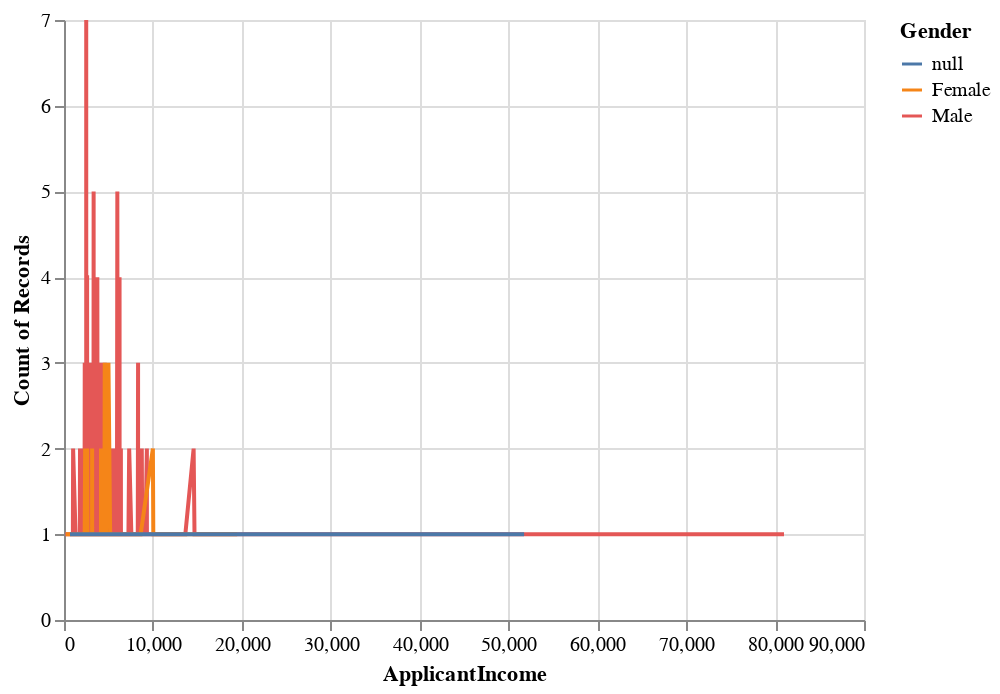

The cell this chart's notebook holds for it:
### Code cell
alt.Chart(df).mark_line().encode(
    x='ApplicantIncome',
    y='count(Gender):Q',
    color='Gender:N'
)

### Figure 1 — Vega-Lite specification as saved in the notebook (floating-point values rounded to 4 significant figures; data arrays with more than 128 entries replaced by an {"elided": "..."} marker saying what was removed)
{"config": {"view": {"continuousWidth": 400, "continuousHeight": 300}}, "data": {"name": "data-2f4a6919b66b1fd2ec23340351d04dd8"}, "mark": "line", "encoding": {"color": {"field": "Gender", "type": "nominal"}, "x": {"field": "ApplicantIncome", "type": "quantitative"}, "y": {"aggregate": "count", "field": "Gender", "type": "quantitative"}}, "$schema": "https://vega.github.io/schema/vega-lite/v4.17.0.json", "datasets": {"data-2f4a6919b66b1fd2ec23340351d04dd8": {"elided": "614 records"}}}
